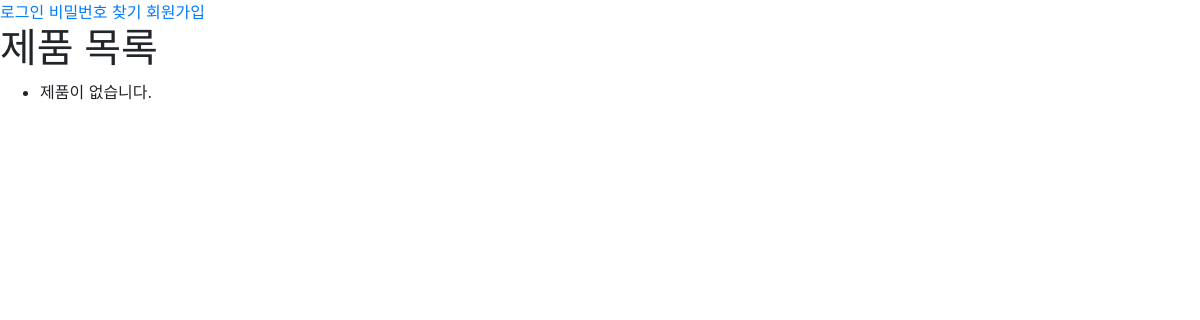
The app's page /shop/products/, older data.
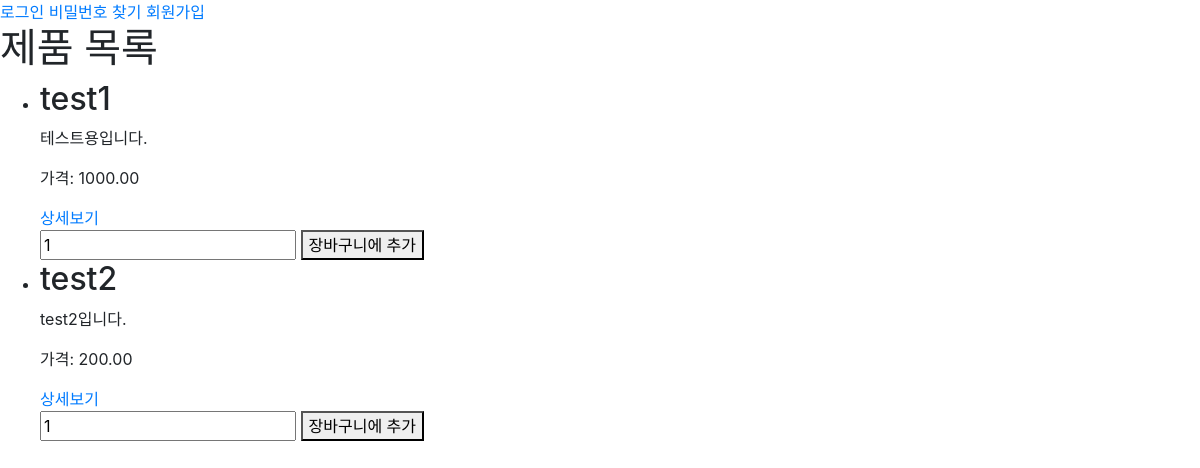
The same page, newer data.
### shop/models.py (models this page shows, shortened)
class Product(models.Model):
    name = models.CharField(max_length=100)  # 제품 이름
    price = models.DecimalField(max_digits=10, decimal_places=2)  # 제품 가격
    description = models.TextField()         # 제품 설명
    stock = models.IntegerField()            # 제품 재고 수량
    category = models.ForeignKey(Category, on_delete=models.CASCADE)  # 제품 카테고리 (Category 모델과의 외래 키 관계)

### shop/views.py (the view)
# urls.py: path('products/', views.product_list, name='product_list'),  # 제품 목록 페이지
def product_list(request):
    products = Product.objects.all()  # 데이터베이스에서 모든 제품을 조회
    return render(request, 'shop/product_list.html', {'products': products})

### templates/shop/product_list.html (shortened to what this page needs)
{% extends 'base.html' %}
{% block content %}
    <h1>제품 목록</h1>
    <ul>
        {% for product in products %}
        <li>
            <h2>{{ product.name }}</h2>
            <p>{{ product.description }}</p>
            <p>가격: {{ product.price }}</p>
            <a href="{% url 'product_detail' product.id %}">상세보기</a>
            <form action="{% url 'add_to_cart' product.id %}" method="post">
                <input type="number" name="quantity" value="1" min="1">
                <button type="submit">장바구니에 추가</button>
            </form>
        </li>
        {% empty %}
        <li>제품이 없습니다.</li>
        {% endfor %}
    </ul>
{% endblock %}

### templates/base.html (shortened to what this page needs)
<!DOCTYPE html>
<html>
<head>
    <link href="https://stackpath.bootstrapcdn.com/bootstrap/4.3.1/css/bootstrap.min.css" rel="stylesheet">
</head>
<body>
    <header>
        <nav>
            {% if user.is_authenticated %}
                <a href="{% url 'logout' %}">로그아웃</a>
            {% else %}
                <a href="{% url 'login' %}">로그인</a>
            {% endif %}
            <a href="{% url 'password_reset' %}">비밀번호 찾기</a>
            <a href="{% url 'signup' %}">회원가입</a>
        </nav>
    </header>
    <main>
        {% block content %}
        {% endblock %}
    </main>
</body>
</html>

Row changes from the older to the newer data that the page shows:
added Product: name "test1", description "테스트용입니다.", price "1000.00"
added Product: name "test2", description "test2입니다.", price "200.00"
Text that changed along with them:
text no longer shown: "제품이 없습니다."
